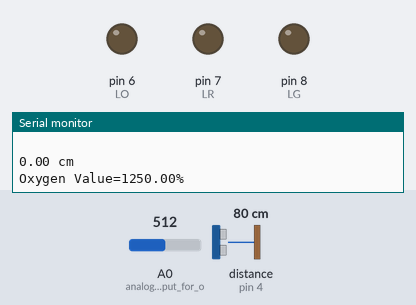
A sketch run on a simulated Arduino Uno, built with avr-gcc and run on an emulated ATmega328P. Shown: output pins drawn as LEDs (lit = HIGH), the last lines printed to the serial monitor. Wiring (inferred from the names in the program): ultrasonic range finder: trigger pin 3; echo pin 4. The test bench sets the inputs (shaded band); at power-on: A0 (analog_pin_as_input_for_o) = 512, distance to the obstacle (sensor on pin 4) 80 cm. The echo pulse lasts 58.3 µs per cm; pins used as bus, display or sensor lines are not drawn.

Above: at 0.1 s.
At 5.1 s:
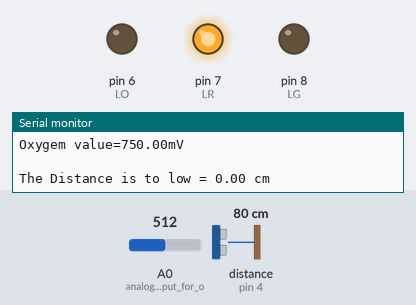
Timing chart, 0 to 6.6 s (numbered marks = the images above):
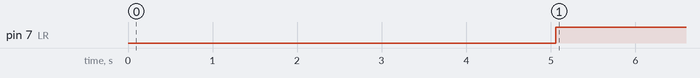

Measured:
- by itself, pin 7 (LR): LOW → HIGH at 5.1 s

The sketch:

Blue_Int.ino
```cpp
#include <SoftwareSerial.h>
#define SensorPin A0;  // Oxygen Sensor pin

int tp = 3;            // ultrasonic trigger pin
int ep = 4;            // ultrasonic echo pin
int LR = 7;            // LED Red
int LG = 8;            // LED Green
int LO = 6;             // LED Orange

SoftwareSerial BTserial(10, 11); // RX | TX


void setup()
{
        Serial.begin(4800);   // to send data to serial monitor at 4800 baud rate

        pinMode(LR,OUTPUT);   // LED's to set as ouput
        pinMode(LO,OUTPUT);
        pinMode(LG,OUTPUT);

        pinMode(tp, OUTPUT);  // trigger pin as ouput
        pinMode(ep, INPUT);   // echo pin as input

        analogReference(INTERNAL);
        pinMode(A0, INPUT);   // analog pin as input for oxygen sensor

        BTserial.begin(9600); // to send data to bluetooth at 9600 baud rate
}

void loop()
{
  // to change the name or password code for bluetooth check the bluetooth file

  float d  = distancecalc(); //function for distance calculate
  float o2 = Oxygenperc();   //function for oxygen calculate
  delay(5000);

  // To send data to smartphone through Bluetooth

  if (BTserial.available() > 0)
  {
       char rechar = BTserial.read(); // To get data from Bluetooth
        if(rechar =='D')      // If Button Clicked For Distance
        {
           delay(500);
           BTserial.print((float)d);
        }
        else if(rechar=='O')  // If Button Clicked For Oxygen
        {
           delay(500);
           BTserial.print((float)o2);
        }
   }


   // To show the Output on Serial Monitor And LED's

   if (d < 25)     // to check if the distance is less than threshold
      {
          Serial.print("The Distance is to low = ");
          Serial.print(d);

          Serial.print(" cm \n");
          digitalWrite(LR, HIGH);
      }

   else
      {

          digitalWrite(LO, HIGH);
          Serial.print("The Distance is correct now we can measure the oxygen \n \n");

          if (o2 >= 20)     // to check if the Oxygen is less than threshold
              {
                  digitalWrite(LG, HIGH);
                  Serial.print("Oxygen Percentage=  ");
                  Serial.print(o2);

                  Serial.print("% \n");
                  Serial.print("THE MANHOLE IS SAFE FOR OPERATION WORK CAN BE DONE  \n \n");
              }

          else if (o2 < 20)

          {
                  digitalWrite(LR, HIGH);
                  Serial.print("THe oxygen is too low pls clean the manhole \n \n");
          }

      }
}


float Oxygenperc()
{ /*
  pinMode(A0, INPUT_PULLUP);
  delay(100);
  bool True = analogRead(A0) < 100; // If the value is greater that means the oxygen is not connected properly
  float op = 0.0;
  if (True)
  {
      pinMode(A0, INPUT);
      delay(100);
      float mV = analogRead(A0);   // to read the data from oxygen which is in mV
      Serial.print("KE-25 value =");
      Serial.print(mV);
      float op = (mV * 3000 / 992) / 0.6; // this equation can be change d
    Serial.print("Oxygen Percentage=");
    Serial.print(op);
    Serial.print("% \n \n"); }*/

  const float A_REF =1.5e3;
  const float Scalc =(1/0.6);
  float v1;
  float oxy=0.0;
  float v2=0.0;

  v1=analogRead(A0);      // To read the value form the oxugen sensor

  v2=(v1*A_REF)/1024;     // To convert the value in mV and by the graph we can now convert it into percentage

  oxy =v2*Scalc;          /// To convert the mV value in Percentage

    Serial.print("Oxygen Value=");
    Serial.print(oxy,2);
    Serial.print("% \n");
    Serial.print("Oxygem value=");
    Serial.print(v2,2);
    Serial.print("mV    \n \n");

  return oxy;
}

float distancecalc()
{
    float t, d, h;
    delay(50);
    digitalWrite(tp, LOW);    //  initialize the trigger pin of ultrasonic to 0
    delayMicroseconds(2);

    digitalWrite(tp, HIGH);   // sends an echo for 10 micro seconds on ultrasonic
    delayMicroseconds(10);

    digitalWrite(tp, LOW);    // ends the echo

    t = pulseIn(ep, HIGH);    // senses the echo and sends the time required to gets the pulse

    d = t*((1 / 2) * 29.2);   // convert the time into distance in centimeters
    h = d/1000;

    Serial.print(" \n");
    Serial.print(h);          // print the following on serial monitor
    Serial.print(" cm\n");
    return h;
}

float methane()
{
  return 0;
}
```
